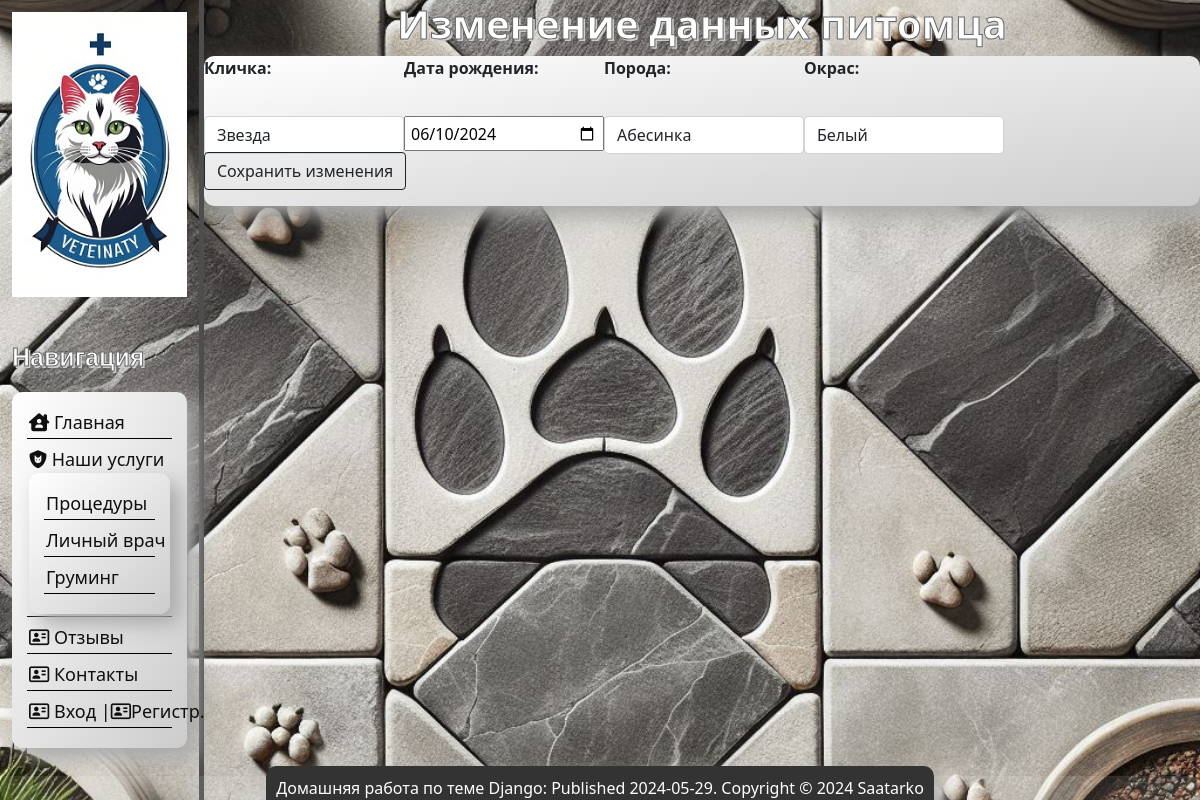
/users/profile/edit_pet/9/, run on the app's committed database.
### service/models.py (models this page shows, shortened)
class Pets(models.Model):
    nickname = models.CharField('Кличка', max_length=30)
    birthdate = models.DateField('Дата рождения')
    breed = models.CharField('Порода', max_length=20)
    color = models.CharField('Окрас', max_length=20)
    clients = models.ForeignKey(Clients, on_delete=models.CASCADE)
    class Meta:
        verbose_name = 'Питомцы/Pets'
        verbose_name_plural = 'Питомцы/Pets'

### users/views.py (the view, shortened to what this page needs)
# urls.py: path('profile/edit_pet/<int:pk>/', views.UpdatePets.as_view(), name='profile_edit_pet'),
class UpdatePets(UpdateView):
    model = Pets
    form_class = PetForms
    template_name = 'users/edit_pet.html'
    success_url = reverse_lazy('users:profile')
    def get_form_kwargs(self):
        kwargs = super().get_form_kwargs()
        pk = self.kwargs.get('pk')
        temp_pet = get_object_or_404(Pets, id=pk)
        kwargs['instance'] = temp_pet
        return kwargs

### service/forms.py (shortened to what this page needs)
class PetForms(ModelForm):
    class Meta:
        model = Pets
        fields = ['nickname', 'birthdate', 'breed', 'color', 'id']
        widgets = {
            'nickname': TextInput(attrs={
                'class': 'form-control',
                'placeholder': 'Укажите кличку питомца',
            }),
            'birthdate': forms.DateInput(attrs={'type': 'date'}),
            'breed': TextInput(attrs={
                'class': 'form-control',
                'placeholder': 'Укажите породу питомца',
            }),
            'color': TextInput(attrs={
                'class': 'form-control',
                'placeholder': 'Укажите окрас питомца',
            }),
            'client': forms.HiddenInput(),
        }

### users/templates/users/edit_pet.html (shortened to what this page needs)
{% extends 'main/layout.html' %}
{% load static %}
{% block content %}
<h1 class="main_h">Изменение данных питомца</h1>
<div class="content_review">
    <form method="post">
        <div class="block_prof_child2">
            <p class="text_bold">{{ form.nickname.label_tag }}</p>
            <p class="text_bold">{{ form.birthdate.label_tag }}</p>
            <p class="text_bold">{{ form.breed.label_tag }}</p>
            <p class="text_bold">{{ form.color.label_tag }}</p>
        </div>
        <br>
        <div class="block_prof_child2">
            <p>{{ form.nickname }}</p>
           <p><input type="date" name="birthdate" value="{{ form.instance.birthdate|date:'Y-m-d' }}"></p>
            <p>{{ form.breed }}</p>
            <p>{{ form.color }}</p>
        </div>
        <p><button class="btn btn-outline-dark" type="submit">Сохранить изменения</button></p>
    </form>
</div>
{% endblock %}

### main/static/main/css/main.css (style rules this page uses)
.main_h { margin-left: 17%; text-align: center; padding: 0; width: calc(100% - 17%) font-family: 'Montserrat', sans-serif; font-size: 2.5em; font-weight: bold; color: #fff; -webkit-text-stroke: 1px #666; text-shadow: 2px 2px 0 #ccc; }
body { background-image: url("/static/main/img/background.jfif"); background-size: cover; background-position: center; background-attachment: fixed; }
.content_review { display: flex; margin-left: 17%; flex-direction: row; width: auto; background: linear-gradient(to bottom right, #ffffff, #cccccc); box-shadow: 10px 10px 20px #aaaaaa; border-radius: 10px; }
.text_bold { font-weight: bold; }
.block_prof_child2 { display: flex; justify-content: left; align-items: center; width: 100%; box-sizing: border-box; }
.block_prof_child2 p { width: 200px; height: 20px; }
input[type="date"] { width: 200px; height: 35px; padding: 5px; }

### data on the page
Pets: nickname "Звезда", birthdate "06/10/2024", breed "Абесинка", color "Белый"
